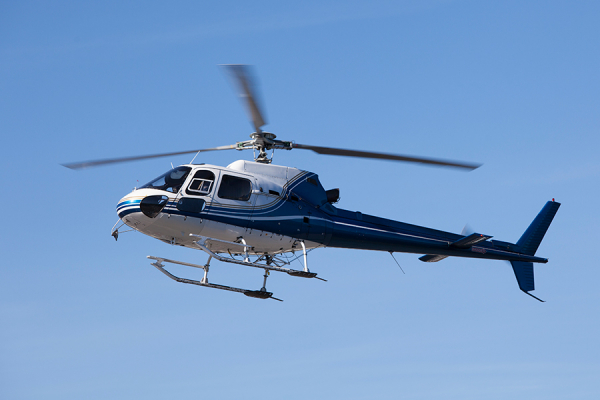
#> input picture images/helicopter.jpg, 600 x 400 px
$ python thresholding.py
#> lines starting #> are read from the running program, lines starting #| are printed output that depends on the picture; after the words box and inside, x2 and y2 are one past the last pixel; in counts of white or black regions, pixels touching at a corner belong together
import cv2

img = cv2.imread("images/helicopter.jpg", 0) # cv2.IMREAD_GRAYSCALE
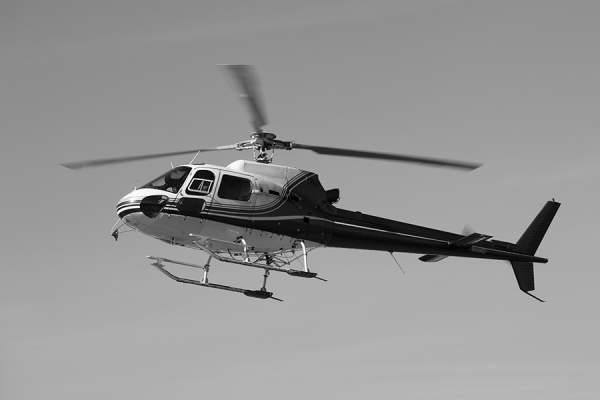
#> img: shape (400, 600); min 0, max 254, mean 148.9
img1 = cv2.imread("images/sudoku.jpg", 0)
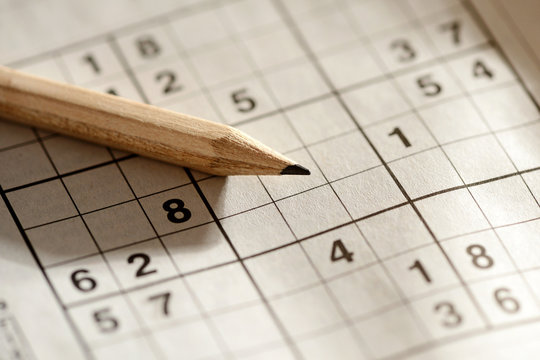
#> input picture images/sudoku.jpg, 540 x 360 px
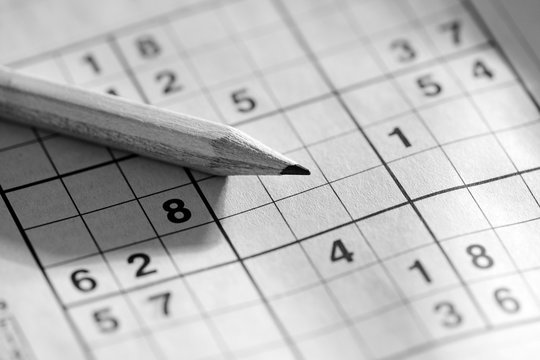
#> img1: shape (360, 540); min 0, max 255, mean 185

ret, img_thresh = cv2.threshold(img1, 127, 255, cv2.THRESH_BINARY)
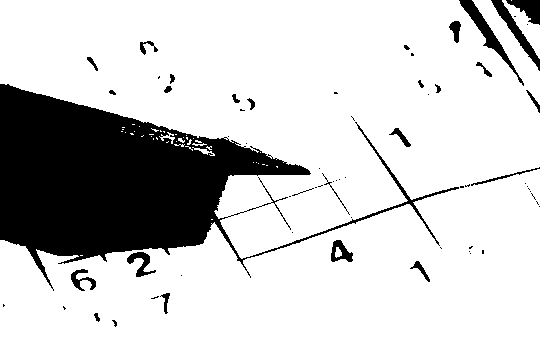
#> img_thresh: shape (360, 540); 80.9% white; 66 black regions (39 under 20 px), largest, box (x1, y1, x2, y2) and area: (0, 84, 459, 291) 33074, (459, 0, 524, 86) 812, (491, 0, 540, 71) 655

cv2.imshow("img", img1)
cv2.imshow("img thresh", img_thresh)
cv2.waitKey(0)
cv2.destroyAllWindows()
